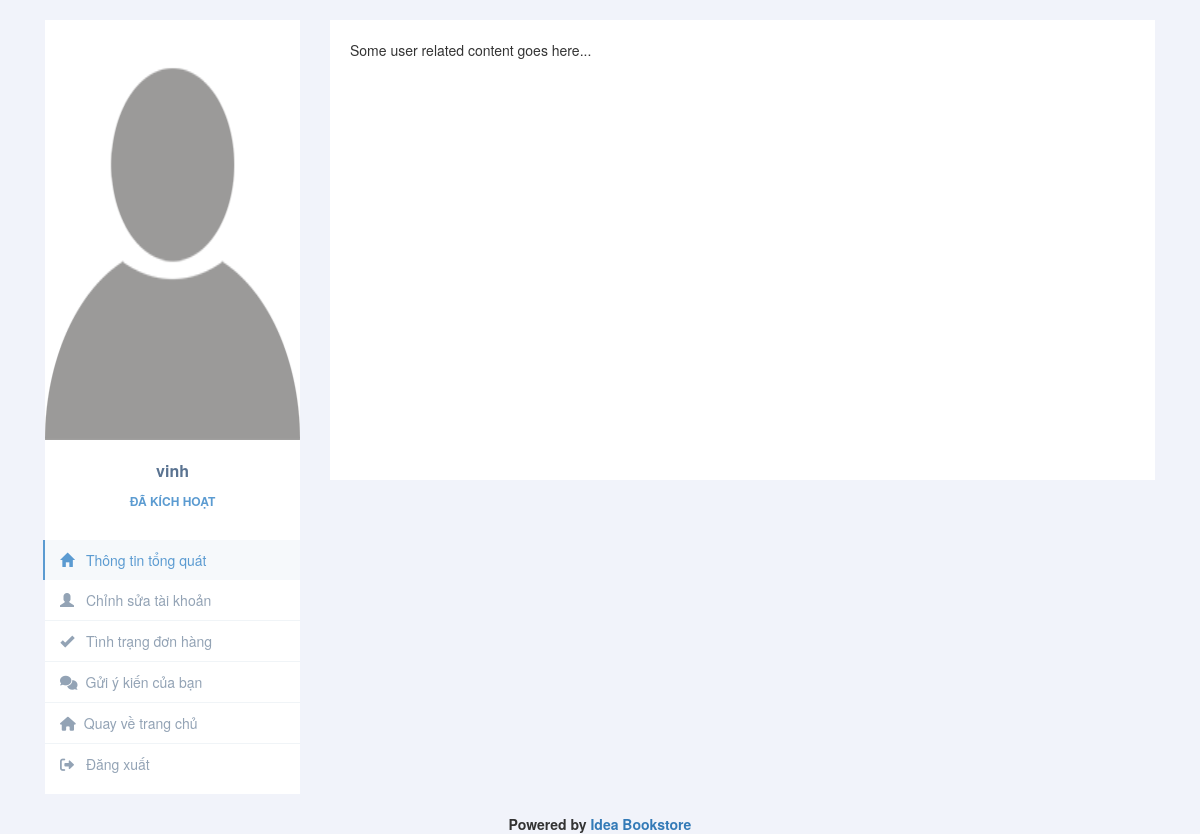
The app's page /user/infor.php?username=vinhcotam04052001@gmail.com (signed in), older data.
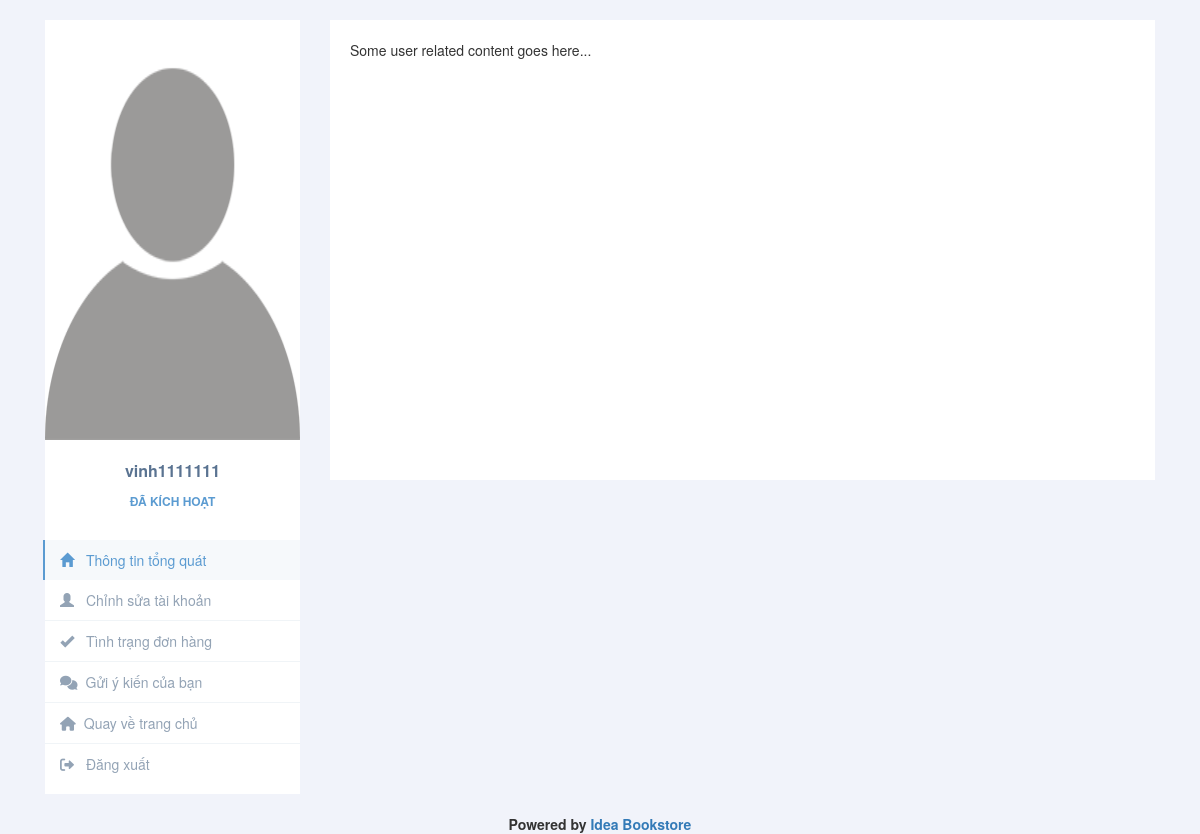
The same page, newer data.
### tables this page shows
CREATE TABLE `tb_user` (
  `user_name` varchar(100) NOT NULL,
  `user_email` varchar(100) NOT NULL,
  `user_pass` varchar(100) NOT NULL,
  `user_status` tinyint(1) NOT NULL,
  `user_code` varchar(100) NOT NULL,
  `level_user` tinyint(1) DEFAULT NULL
);

### user/infor.php (the view, shortened to what this page needs)
<link href="//maxcdn.bootstrapcdn.com/bootstrap/3.3.0/css/bootstrap.min.css" rel="stylesheet" id="bootstrap-css">
<link rel="stylesheet" href="https://cdnjs.cloudflare.com/ajax/libs/font-awesome/6.0.0-beta2/css/all.min.css"
 />
<link rel="stylesheet" href="../css/infor.css">
<?php
  include('../conf.php');
  if(isset($_GET['username']))
        $username = $_GET['username'];
        else if(isset($POST['username']))
        $username = $POST['username'];
            else $username='';
    $sql="select * from tb_user where user_email='$username'";
    $result=mysqli_query($conn,$sql);
    while($row=mysqli_fetch_assoc($result)){
?>
<div class="container">
    <div class="row profile">
        <div class="col-md-3">
            <div class="profile-sidebar">
                <div class="profile-userpic">
                    <img src="../img/no-avatar.jpg" class="img-responsive" alt="">
                </div>
                <?php
                echo '<div class="profile-usertitle">';
                echo  '   <div class="profile-usertitle-name">' ;
                         echo  '<p>'.$row['user_name'].' </p>';
                 echo   '</div>';
                 $trangthai="Chưa kích hoạt";
                    ?>
                <div class="profile-usertitle-job">
                    <?php
                        if($row['user_status']=true){
                            $trangthai="Đã kích hoạt";
                            echo $trangthai;
                        }else{
                            echo $trangthai;
                        }
                        ?>
                </div>
            </div>
            <div class="profile-usermenu">
                <ul class="nav">
                    <li class="active">
                        <a href="#">
                            <i class="glyphicon glyphicon-home"></i>
                            Thông tin tổng quát </a>
                    </li>
                    <li>
                        <a href="edit-account.php?id=<?php echo $username;?>">
                            <i class="glyphicon glyphicon-user"></i>
                            Chỉnh sửa tài khoản </a>
                    </li>
                    <li>
                        <a href="cart.php?username=<?php echo $username;?>" target="_blank">
                            <i class="glyphicon glyphicon-ok"></i>
                            Tình trạng đơn hàng </a>
                    </li>
                    <li>
                        <a href="post.php?id=<?php echo $username;?>" target="_blank">
                        <i class="fas fa-comments"></i>Gửi ý kiến của bạn  </a>
                    </li>
                    <li>
                        <a href="../home.php?username=<?php echo $username ?>" target="_blank">
                        <i class="fas fa-home"></i>Quay về trang chủ </a>
                    </li>
                    <li>
                        <a href="../logout.php">
                            <i class="fas fa-sign-out-alt"></i> Đăng xuất</a>
                    </li>
                </ul>
            </div>
        </div>
    </div>
    <div class="col-md-9">
        <div class="profile-content">
            Some user related content goes here...
        </div>
    </div>
</div>
</div>
<?php
}
?>
<center>
    <strong>Powered by <a href="http://j.mp/metronictheme" target="_blank">Idea Bookstore</a></strong>
</center>

Row changes from the older to the newer data that the page shows:
removed tb_user: user_name "vinh", trangthai "ĐÃ KÍCH HOẠT"
added tb_user: user_name "vinh1111111", trangthai "ĐÃ KÍCH HOẠT"
